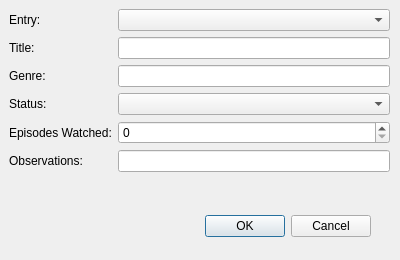
<?xml version="1.0" encoding="UTF-8"?>
<ui version="4.0">
 <class>Dialog</class>
 <widget class="QDialog" name="Dialog">
  <property name="geometry">
   <rect>
    <x>0</x>
    <y>0</y>
    <width>400</width>
    <height>260</height>
   </rect>
  </property>
  <property name="windowTitle">
   <string>Edit Entry</string>
  </property>
  <property name="modal">
   <bool>true</bool>
  </property>
  <widget class="QDialogButtonBox" name="buttonBox">
   <property name="geometry">
    <rect>
     <x>30</x>
     <y>210</y>
     <width>341</width>
     <height>32</height>
    </rect>
   </property>
   <property name="orientation">
    <enum>Qt::Horizontal</enum>
   </property>
   <property name="standardButtons">
    <set>QDialogButtonBox::Cancel|QDialogButtonBox::Ok</set>
   </property>
  </widget>
  <widget class="QWidget" name="formLayoutWidget">
   <property name="geometry">
    <rect>
     <x>9</x>
     <y>9</y>
     <width>381</width>
     <height>191</height>
    </rect>
   </property>
   <layout class="QFormLayout" name="formLayout">
    <property name="fieldGrowthPolicy">
     <enum>QFormLayout::AllNonFixedFieldsGrow</enum>
    </property>
    <item row="0" column="0">
     <widget class="QLabel" name="label">
      <property name="text">
       <string>Entry: </string>
      </property>
     </widget>
    </item>
    <item row="0" column="1">
     <widget class="QComboBox" name="entrySelect"/>
    </item>
    <item row="1" column="0">
     <widget class="QLabel" name="label_2">
      <property name="text">
       <string>Title: </string>
      </property>
     </widget>
    </item>
    <item row="1" column="1">
     <widget class="QLineEdit" name="titleLine"/>
    </item>
    <item row="3" column="0">
     <widget class="QLabel" name="label_3">
      <property name="text">
       <string>Status:</string>
      </property>
     </widget>
    </item>
    <item row="3" column="1">
     <widget class="QComboBox" name="statusSelect"/>
    </item>
    <item row="4" column="0">
     <widget class="QLabel" name="label_4">
      <property name="text">
       <string>Episodes Watched:</string>
      </property>
     </widget>
    </item>
    <item row="4" column="1">
     <widget class="QSpinBox" name="episodesSelect"/>
    </item>
    <item row="5" column="0">
     <widget class="QLabel" name="label_5">
      <property name="text">
       <string>Observations:</string>
      </property>
     </widget>
    </item>
    <item row="5" column="1">
     <widget class="QLineEdit" name="obsLine"/>
    </item>
    <item row="2" column="0">
     <widget class="QLabel" name="label_6">
      <property name="text">
       <string>Genre: </string>
      </property>
     </widget>
    </item>
    <item row="2" column="1">
     <widget class="QLineEdit" name="genreLine"/>
    </item>
   </layout>
  </widget>
 </widget>
 <resources/>
 <connections>
  <connection>
   <sender>buttonBox</sender>
   <signal>accepted()</signal>
   <receiver>Dialog</receiver>
   <slot>accept()</slot>
   <hints>
    <hint type="sourcelabel">
     <x>248</x>
     <y>254</y>
    </hint>
    <hint type="destinationlabel">
     <x>157</x>
     <y>274</y>
    </hint>
   </hints>
  </connection>
  <connection>
   <sender>buttonBox</sender>
   <signal>rejected()</signal>
   <receiver>Dialog</receiver>
   <slot>reject()</slot>
   <hints>
    <hint type="sourcelabel">
     <x>316</x>
     <y>260</y>
    </hint>
    <hint type="destinationlabel">
     <x>286</x>
     <y>274</y>
    </hint>
   </hints>
  </connection>
 </connections>
</ui>
